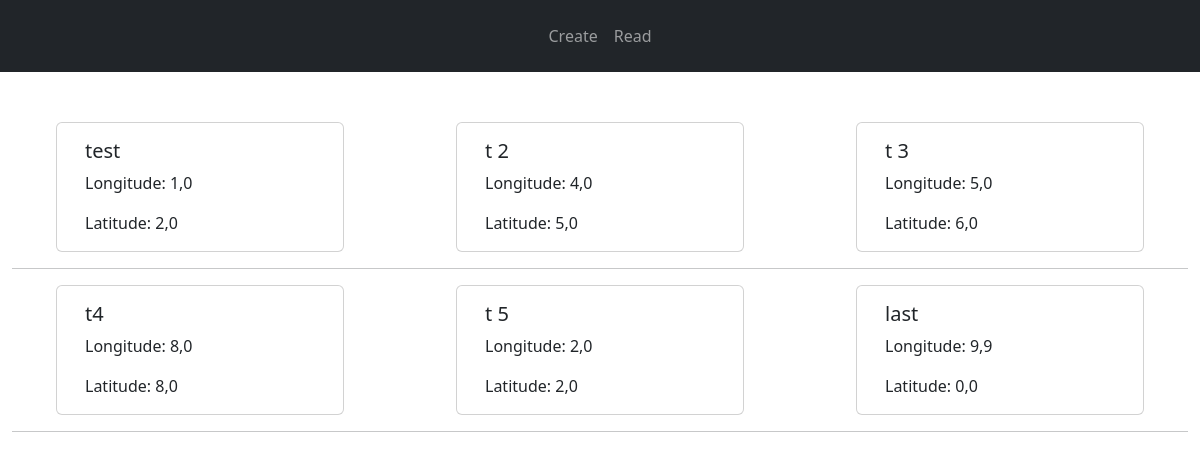
Page /read/ on the earlier database version.
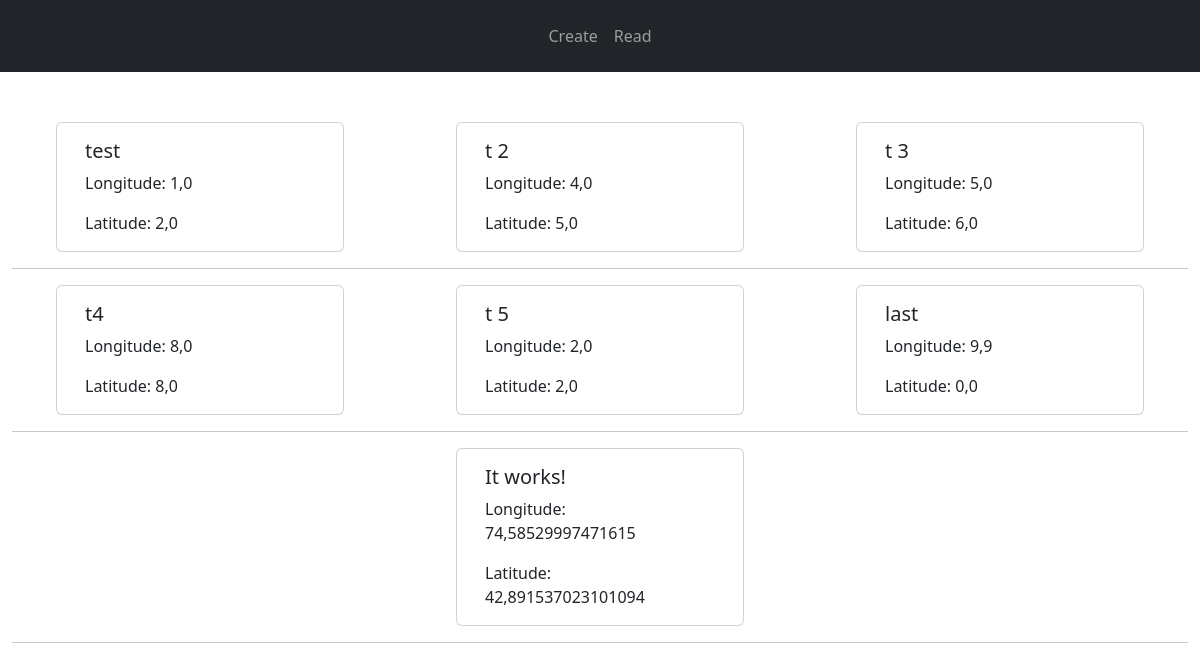
Same page on the later database version.
### appitself/models.py (models this page shows, shortened)
class Point(models.Model):
    name = models.CharField(max_length=100, blank=False)
    longitude = models.FloatField(default=0)
    latitude = models.FloatField(default=0)

### appitself/views.py (the view)
# urls.py: path('read/', views.read, name='read'),
def read(request):
    points = Point.objects.all()
    content = {'points': points}
    return render(request, 'appitself/read.html', content)

### appitself/templates/appitself/read.html (shortened to what this page needs)
{% extends 'appitself/base.html' %}
{% block body %}
    {% for point in points %}
        {% if forloop.counter0|divisibleby:3 %} <div class="row"> {% endif %}
            <div class="card" style="width: 18rem; margin: auto;">
                <div class="card-body">
                <h5 class="card-title">{{ point.name }}</h5>
                <div class="row">
                    <p>
                        Longitude: {{ point.longitude }}
                    </p>
                </div>
                <p class="card-text">
                    Latitude: {{ point.latitude }}
                </p>
                </div>
            </div>
        {% if forloop.counter|divisibleby:3 or forloop.last %} </div> <hr> {% endif %}
    {% endfor %}
{% endblock body %}

### appitself/templates/appitself/base.html (shortened to what this page needs)
<!DOCTYPE html>
<html lang="en">
<head>
    <link href="https://cdn.jsdelivr.net/npm/bootstrap@5.3.3/dist/css/bootstrap.min.css" rel="stylesheet">
</head>
<body>
    <div class="container-fluid">
        <div class="row bg-dark py-2">
            <div class="col">
                <nav class="navbar navbar-expand-lg navbar-dark">
                    <div class="collapse navbar-collapse" id="navbarNav">
                        <ul class="navbar-nav me-auto mb-2 mb-lg-0" style="margin: auto;">
                            <li class="nav-item">
                                <a class="nav-link" href="{% url 'create' %}">Create</a>
                            </li>
                            <li class="nav-item">
                                <a class="nav-link" href="{% url 'read' %}">Read</a>
                            </li>
                        </ul>
                    </div>
                </nav>
            </div>
        </div>
        <div class="col-md-10" style="height: 50px;"></div>
        {% block body %}
        {% endblock body %}
    </div>
</body>
</html>

Differences in the rows shown:
added Point: name "It works!", longitude "74,58529997471615", latitude "42,891537023101094"
